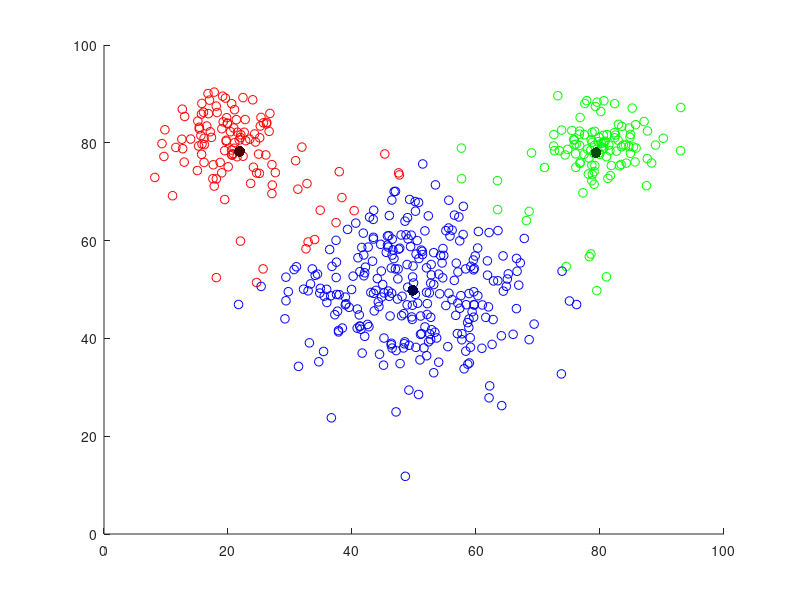

MATLAB code to generate this figure:
%  Aufgabe 3, k-means

C = load('clusters.txt');
k = 3;
numIterations = 5

mean1 = C(1,:) % mean1, selected randomly
mean2 = C(2,:) % mean2, selected randomly
mean3 = C(3,:) % mean3, selected randomly
mean1_elems = [] % elements belonging to mean1
mean2_elems = [] % elements belonging to mean2
mean3_elems = [] % elements belonging to mean3
plotArray = []

for iter=1:numIterations
    mean1_elems = []
    mean2_elems = []
    mean3_elems = []
    for elem=1:size(C,1) % iterate over all elements
        dist = sqrt(abs(C(elem,1) - mean1(:,1))^2  + abs(C(elem,2) - mean1(:,2))^2);
        closest = mean1;
        dist2 = sqrt(abs(C(elem,1) - mean2(:,1))^2  + abs(C(elem,2) - mean2(:,2))^2);
        if dist > dist2
            closest = mean2;
            dist = dist2;
        end
        dist3 = sqrt(abs(C(elem,1) - mean3(:,1))^2  + abs(C(elem,2) - mean3(:,2))^2);
        if dist > dist3
            closest = mean3;
            dist = dist3;
        end
        if closest == mean1
            mean1_elems = vertcat(mean1_elems, C(elem, :));
        elseif closest == mean2
            mean2_elems = vertcat(mean2_elems, C(elem, :));
        else
            mean3_elems = vertcat(mean3_elems, C(elem, :));
        end
    end
    mean1_elems;
    mean2_elems;
    mean3_elems;
    mean1 = [mean(mean1_elems(:,1)), mean(mean1_elems(:,2))]
    mean2 = [mean(mean2_elems(:,1)), mean(mean2_elems(:,2))]
    mean3 = [mean(mean3_elems(:,1)), mean(mean3_elems(:,2))]
    
    % Visualisierung der Clusterzentren
    plotOfIteration = 5 % which iteration do we want to see a plot for?
    if iter == plotOfIteration
        % x = min(mean1_elems):max(mean1_elems)
        mean1_elems_x = mean1_elems(:,1); % x coordinates of all elements belonging to mean1
        mean1_elems_y = mean1_elems(:,2); % y coordinates of all elements belonging to mean1
        mean2_elems_x = mean2_elems(:,1);
        mean2_elems_y = mean2_elems(:,2);
        mean3_elems_x = mean3_elems(:,1);
        mean3_elems_y = mean3_elems(:,2);
        scatter(mean1_elems_x, mean1_elems_y, 40, [1 0 0])
        hold on
        scatter(mean1(:,1), mean1(:,2), 60, [.3 0 0], 'filled')
        hold on
        scatter(mean2_elems_x, mean2_elems_y, 40, [0 1 0])
        hold on
        scatter(mean2(:,1), mean2(:,2), 60, [0 .3 0], 'filled')
        hold on
        scatter(mean3_elems_x, mean3_elems_y, 40, [0 0 1])
        hold on
        scatter(mean3(:,1), mean3(:,2), 60, [0 0 .3], 'filled')
    end
end

